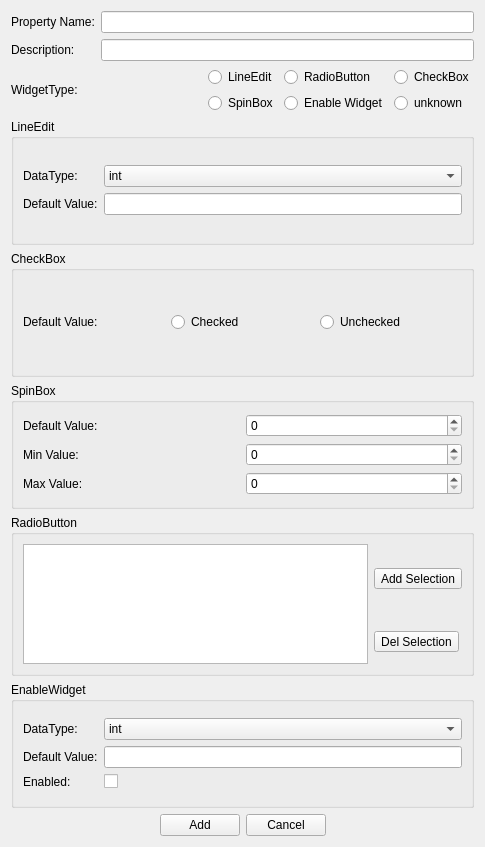
<?xml version="1.0" encoding="UTF-8"?>
<ui version="4.0">
 <class>AddProperty</class>
 <widget class="QWidget" name="AddProperty">
  <property name="geometry">
   <rect>
    <x>0</x>
    <y>0</y>
    <width>485</width>
    <height>847</height>
   </rect>
  </property>
  <property name="windowTitle">
   <string>Form</string>
  </property>
  <layout class="QGridLayout" name="gridLayout_11">
   <item row="0" column="0">
    <widget class="QLabel" name="label_3">
     <property name="text">
      <string>Property Name:</string>
     </property>
    </widget>
   </item>
   <item row="0" column="1">
    <widget class="QLineEdit" name="lineProperty"/>
   </item>
   <item row="1" column="0">
    <widget class="QLabel" name="label_2">
     <property name="text">
      <string>Description:</string>
     </property>
    </widget>
   </item>
   <item row="1" column="1">
    <widget class="QLineEdit" name="lineDesc"/>
   </item>
   <item row="2" column="0" colspan="2">
    <layout class="QHBoxLayout" name="horizontalLayout">
     <item>
      <widget class="QLabel" name="label">
       <property name="text">
        <string>WidgetType:</string>
       </property>
      </widget>
     </item>
     <item>
      <layout class="QGridLayout" name="gridLayout">
       <item row="0" column="0">
        <widget class="QRadioButton" name="radioLine">
         <property name="text">
          <string>LineEdit</string>
         </property>
        </widget>
       </item>
       <item row="0" column="1">
        <widget class="QRadioButton" name="radioRadio">
         <property name="text">
          <string>RadioButton</string>
         </property>
        </widget>
       </item>
       <item row="0" column="2">
        <widget class="QRadioButton" name="radioCheck">
         <property name="text">
          <string>CheckBox</string>
         </property>
        </widget>
       </item>
       <item row="1" column="0">
        <widget class="QRadioButton" name="radioSpin">
         <property name="text">
          <string>SpinBox</string>
         </property>
        </widget>
       </item>
       <item row="1" column="1">
        <widget class="QRadioButton" name="radioEnableWidget">
         <property name="text">
          <string>Enable Widget</string>
         </property>
        </widget>
       </item>
       <item row="1" column="2">
        <widget class="QRadioButton" name="radioUn">
         <property name="text">
          <string>unknown</string>
         </property>
        </widget>
       </item>
      </layout>
     </item>
    </layout>
   </item>
   <item row="3" column="0" colspan="2">
    <widget class="QGroupBox" name="groupLine">
     <property name="title">
      <string>LineEdit</string>
     </property>
     <layout class="QGridLayout" name="gridLayout_8">
      <item row="0" column="0">
       <layout class="QGridLayout" name="gridLayout_4">
        <item row="0" column="0">
         <widget class="QLabel" name="label_8">
          <property name="text">
           <string>DataType:</string>
          </property>
         </widget>
        </item>
        <item row="0" column="1">
         <widget class="QComboBox" name="comboLineEdit">
          <item>
           <property name="text">
            <string>int</string>
           </property>
          </item>
          <item>
           <property name="text">
            <string>text</string>
           </property>
          </item>
          <item>
           <property name="text">
            <string>float</string>
           </property>
          </item>
          <item>
           <property name="text">
            <string>file</string>
           </property>
          </item>
         </widget>
        </item>
        <item row="1" column="0">
         <widget class="QLabel" name="label_9">
          <property name="text">
           <string>Default Value:</string>
          </property>
         </widget>
        </item>
        <item row="1" column="1">
         <widget class="QLineEdit" name="lineLineEdit"/>
        </item>
       </layout>
      </item>
     </layout>
    </widget>
   </item>
   <item row="4" column="0" colspan="2">
    <widget class="QGroupBox" name="groupCheck">
     <property name="title">
      <string>CheckBox</string>
     </property>
     <layout class="QGridLayout" name="gridLayout_2">
      <item row="0" column="0">
       <layout class="QHBoxLayout" name="horizontalLayout_4">
        <item>
         <widget class="QLabel" name="label_10">
          <property name="text">
           <string>Default Value:</string>
          </property>
         </widget>
        </item>
        <item>
         <widget class="QRadioButton" name="radioCheckChecked">
          <property name="text">
           <string>Checked</string>
          </property>
         </widget>
        </item>
        <item>
         <widget class="QRadioButton" name="radioCheckUnchecked">
          <property name="text">
           <string>Unchecked</string>
          </property>
         </widget>
        </item>
       </layout>
      </item>
     </layout>
    </widget>
   </item>
   <item row="5" column="0" colspan="2">
    <widget class="QGroupBox" name="groupSpin">
     <property name="title">
      <string>SpinBox</string>
     </property>
     <layout class="QGridLayout" name="gridLayout_7">
      <item row="0" column="0">
       <layout class="QGridLayout" name="gridLayout_5">
        <item row="0" column="0">
         <widget class="QLabel" name="label_11">
          <property name="text">
           <string>Default Value:</string>
          </property>
         </widget>
        </item>
        <item row="0" column="1">
         <widget class="QSpinBox" name="spinDefault"/>
        </item>
        <item row="1" column="0">
         <widget class="QLabel" name="label_12">
          <property name="text">
           <string>Min Value:</string>
          </property>
         </widget>
        </item>
        <item row="1" column="1">
         <widget class="QSpinBox" name="spinMin"/>
        </item>
        <item row="2" column="0">
         <widget class="QLabel" name="label_13">
          <property name="text">
           <string>Max Value:</string>
          </property>
         </widget>
        </item>
        <item row="2" column="1">
         <widget class="QSpinBox" name="spinMax"/>
        </item>
       </layout>
      </item>
     </layout>
    </widget>
   </item>
   <item row="6" column="0" colspan="2">
    <widget class="QGroupBox" name="groupRadio">
     <property name="title">
      <string>RadioButton</string>
     </property>
     <layout class="QGridLayout" name="gridLayout_9">
      <item row="0" column="0">
       <layout class="QGridLayout" name="gridLayout_3">
        <item row="0" column="0" rowspan="2">
         <widget class="QListWidget" name="listRadio">
          <property name="minimumSize">
           <size>
            <width>0</width>
            <height>120</height>
           </size>
          </property>
         </widget>
        </item>
        <item row="0" column="1">
         <widget class="QToolButton" name="btnAddRadio">
          <property name="text">
           <string>Add Selection</string>
          </property>
         </widget>
        </item>
        <item row="1" column="1">
         <widget class="QToolButton" name="btnDelRadio">
          <property name="text">
           <string>Del Selection</string>
          </property>
         </widget>
        </item>
       </layout>
      </item>
     </layout>
    </widget>
   </item>
   <item row="7" column="0" colspan="2">
    <widget class="QGroupBox" name="groupHide">
     <property name="title">
      <string>EnableWidget</string>
     </property>
     <layout class="QGridLayout" name="gridLayout_10">
      <item row="0" column="0">
       <layout class="QGridLayout" name="gridLayout_6">
        <item row="0" column="0">
         <widget class="QLabel" name="label_7">
          <property name="text">
           <string>DataType:</string>
          </property>
         </widget>
        </item>
        <item row="0" column="1">
         <widget class="QComboBox" name="comboEnableWidget">
          <item>
           <property name="text">
            <string>int</string>
           </property>
          </item>
          <item>
           <property name="text">
            <string>text</string>
           </property>
          </item>
          <item>
           <property name="text">
            <string>float</string>
           </property>
          </item>
          <item>
           <property name="text">
            <string>file</string>
           </property>
          </item>
         </widget>
        </item>
        <item row="1" column="0">
         <widget class="QLabel" name="label_14">
          <property name="text">
           <string>Default Value:</string>
          </property>
         </widget>
        </item>
        <item row="1" column="1">
         <widget class="QLineEdit" name="lineEnableWidget"/>
        </item>
        <item row="2" column="0">
         <widget class="QLabel" name="label_15">
          <property name="text">
           <string>Enabled:</string>
          </property>
         </widget>
        </item>
        <item row="2" column="1">
         <widget class="QCheckBox" name="checkEnableWidget">
          <property name="text">
           <string/>
          </property>
         </widget>
        </item>
       </layout>
      </item>
     </layout>
    </widget>
   </item>
   <item row="8" column="0" colspan="2">
    <layout class="QHBoxLayout" name="horizontalLayout_2">
     <item>
      <spacer name="horizontalSpacer">
       <property name="orientation">
        <enum>Qt::Horizontal</enum>
       </property>
       <property name="sizeHint" stdset="0">
        <size>
         <width>40</width>
         <height>20</height>
        </size>
       </property>
      </spacer>
     </item>
     <item>
      <widget class="QPushButton" name="btnAdd">
       <property name="text">
        <string>Add</string>
       </property>
      </widget>
     </item>
     <item>
      <widget class="QPushButton" name="btnCancel">
       <property name="text">
        <string>Cancel</string>
       </property>
      </widget>
     </item>
     <item>
      <spacer name="horizontalSpacer_2">
       <property name="orientation">
        <enum>Qt::Horizontal</enum>
       </property>
       <property name="sizeHint" stdset="0">
        <size>
         <width>40</width>
         <height>20</height>
        </size>
       </property>
      </spacer>
     </item>
    </layout>
   </item>
  </layout>
 </widget>
 <resources/>
 <connections>
  <connection>
   <sender>radioLine</sender>
   <signal>toggled(bool)</signal>
   <receiver>groupLine</receiver>
   <slot>setVisible(bool)</slot>
   <hints>
    <hint type="sourcelabel">
     <x>189</x>
     <y>97</y>
    </hint>
    <hint type="destinationlabel">
     <x>176</x>
     <y>159</y>
    </hint>
   </hints>
  </connection>
  <connection>
   <sender>radioRadio</sender>
   <signal>toggled(bool)</signal>
   <receiver>groupRadio</receiver>
   <slot>setVisible(bool)</slot>
   <hints>
    <hint type="sourcelabel">
     <x>315</x>
     <y>96</y>
    </hint>
    <hint type="destinationlabel">
     <x>183</x>
     <y>518</y>
    </hint>
   </hints>
  </connection>
  <connection>
   <sender>radioCheck</sender>
   <signal>toggled(bool)</signal>
   <receiver>groupCheck</receiver>
   <slot>setVisible(bool)</slot>
   <hints>
    <hint type="sourcelabel">
     <x>454</x>
     <y>92</y>
    </hint>
    <hint type="destinationlabel">
     <x>299</x>
     <y>287</y>
    </hint>
   </hints>
  </connection>
  <connection>
   <sender>radioEnableWidget</sender>
   <signal>toggled(bool)</signal>
   <receiver>groupHide</receiver>
   <slot>setVisible(bool)</slot>
   <hints>
    <hint type="sourcelabel">
     <x>348</x>
     <y>132</y>
    </hint>
    <hint type="destinationlabel">
     <x>319</x>
     <y>639</y>
    </hint>
   </hints>
  </connection>
  <connection>
   <sender>radioSpin</sender>
   <signal>toggled(bool)</signal>
   <receiver>groupSpin</receiver>
   <slot>setVisible(bool)</slot>
   <hints>
    <hint type="sourcelabel">
     <x>209</x>
     <y>124</y>
    </hint>
    <hint type="destinationlabel">
     <x>210</x>
     <y>358</y>
    </hint>
   </hints>
  </connection>
  <connection>
   <sender>btnCancel</sender>
   <signal>clicked()</signal>
   <receiver>AddProperty</receiver>
   <slot>close()</slot>
   <hints>
    <hint type="sourcelabel">
     <x>299</x>
     <y>805</y>
    </hint>
    <hint type="destinationlabel">
     <x>479</x>
     <y>800</y>
    </hint>
   </hints>
  </connection>
 </connections>
</ui>
